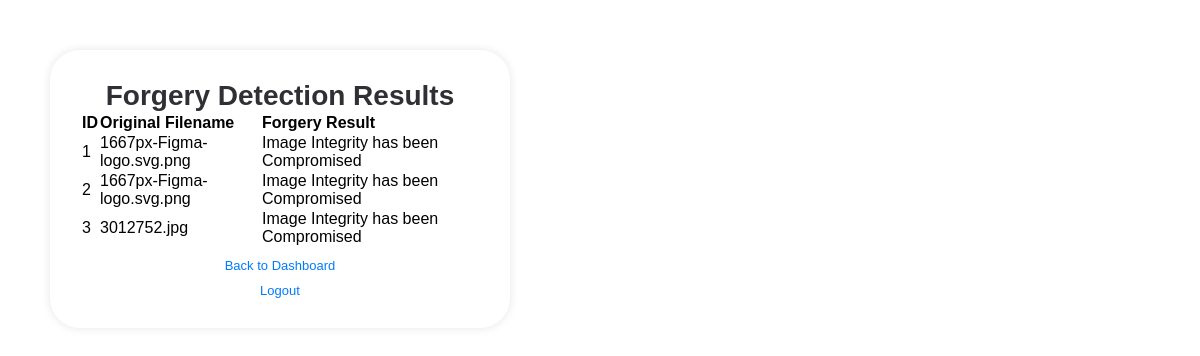
/forgery_results (signed in), run on the app's committed database.
### app.py (models this page shows)
class ForgeryResult(db.Model):
    id = db.Column(db.Integer, primary_key=True)
    original_filename = db.Column(db.String(255), nullable=False)
    forgery_result = db.Column(db.String(255), nullable=False)

### app.py (the view)
@app.route('/forgery_results')
def forgery_results():
    if 'username' in session:
        results = ForgeryResult.query.all()
        return render_template('forgery_results.html', results=results)
    return redirect(url_for('login'))

### templates/forgery_results.html (shortened to what this page needs)
<!DOCTYPE html>
<html lang="en">
<head>
    <link rel="stylesheet" href="{{ url_for('static', filename='style1.css') }}">
</head>
<body>
<main>
    <h1>Forgery Detection Results</h1>
    {% if results %}
        <table>
            <tr>
                <th>ID</th>
                <th>Original Filename</th>
                <th>Forgery Result</th>
            </tr>
            {% for result in results %}
                <tr>
                    <td>{{ result.id }}</td>
                    <td>{{ result.original_filename }}</td>
                    <td>{{ result.forgery_result }}</td>
                </tr>
            {% endfor %}
        </table>
    {% else %}
        <p>No forgery detection results available.</p>
    {% endif %}
    <p><a href="{{ url_for('user_dashboard') }}">Back to Dashboard</a></p>
    <p><a href="{{ url_for('logout') }}">Logout</a></p>
</main>
</body>
</html>

### static/style1.css (style rules this page uses)
* { margin: 0; padding: 0; }
body { font-family: Arial, sans-serif; background: url("https://cdn.pixabay.com/photo/2016/11/18/12/55/light-1834289_1280.jpg") no-repeat center center/cover; }
h1 { font-size: 28px; color: #0a0b11d9; text-align: center; }
main { background-color: #ffffff; border-radius: 30px; box-shadow: 0 0 10px rgba(0, 0, 0, 0.1); padding: 30px; margin: 50px 500px 50px 50px; width: 400px; text-align: left; }
p { color: #000000; margin-top: 10px; text-align: center; font-size: small; }
a { color: #007bff; text-decoration: none; }

### data on the page
ForgeryResult: id "1", original_filename "1667px-Figma-logo.svg.png", forgery_result "Image Integrity has been Compromised"
ForgeryResult: id "2", original_filename "1667px-Figma-logo.svg.png", forgery_result "Image Integrity has been Compromised"
ForgeryResult: id "3", original_filename "3012752.jpg", forgery_result "Image Integrity has been Compromised"
